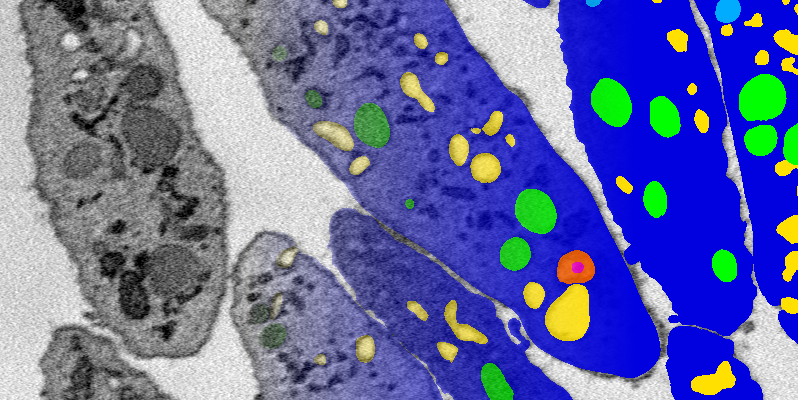
#> input picture _posts/2019/Image Extrapolation Part 1/preview-wide.png, 798 x 400 px; its folder holds 3 pictures in this run
$ jupyter execute --allow-errors image-inpainting.ipynb   (shell and % lines are left out)   (older library calls are emulated)
#> lines starting #> are read from the running program, lines starting #| are printed output that depends on the picture; after the words box and inside, x2 and y2 are one past the last pixel; in counts of white or black regions, pixels touching at a corner belong together
### _posts/2019/Image Extrapolation Part 1/util.py
import os

import matplotlib.pyplot as plt
import numpy as np

from scipy import signal


from typing import Sequence


# [15 lines left out: function tovideo, not called in this run]


def imshow(x, figsize, *args, frame=True, **kwargs):
    f, ax = plt.subplots(1, figsize=figsize)
    f.subplots_adjust(left=0, right=1, bottom=0, top=1)
    ax.imshow(x, *args, extent=(0, 1, 1, 0), **kwargs)
    ax.axis('tight')
    if frame:
        ax.get_xaxis().set_ticks([])
        ax.get_yaxis().set_ticks([])
    else:
        ax.axis('off')
    pass


def imsave(arr, name=None, **kwargs):
    # All images are saved within media/
    folder = 'media'
    if name is None:
        # If no name is supplied find the last-created PNG in media/,
        # interpret its name as a number, and add 1
        pngs = sorted([d for d in os.listdir(folder)
                      if os.path.splitext(d)[1] == '.png'],
                      key=lambda d: os.path.getmtime(
                        os.path.join(folder, d)))
        n_last_png = int(pngs[-1].split('.')[0]) if pngs else -1
        name = f'{(n_last_png+1):05}'
    filename = os.path.join('media', name)
    if filename[-4:] != '.png':
        filename += '.png'
    if os.path.dirname(filename):
       os.makedirs(os.path.dirname(filename), exist_ok=True)
    plt.imsave(filename, arr, **kwargs)
    command = f'convert {filename}' \
              f' -define png:compression-filter=2' \
              f' -define png:compression-level=6' \
              f' -define png:compression-strategy=1' \
              f' {filename}'
    os.system(command)
    pass


# [25 lines left out: function figsave, not called in this run]


def normalize(x):
    return (x - x.min()) / (x.max() - x.min())


# [29 lines left out: functions gkern, blur, not called in this run]


def sigmoid(x, c=10):
    return 1 / (1 + np.exp(-c*(x-0.5)))


# [32 lines left out: functions adjust_linear, adjust_root, adjust_sigmoid, quantize, not called in this run]

### _posts/2019/Image Extrapolation Part 1/image-inpainting.ipynb
# Image Inpainting

---

Demonstrate image inpainting using a patch from one of Eli's Balåliden photos.

[cell 1]
import matplotlib.pyplot as plt
import numpy as np

from skimage.restoration import inpaint
from skimage.transform import rescale, resize

from util import imsave, imshow

---

## Inpainting explanation

As defined by Wikipedia, [image inpainting](https://en.wikipedia.org/wiki/Inpainting) is the process of reconstructing lost or deteriorated parts of images and videos. For my purpose, inpainting algorithms attempt to replace missing information in portions of an image obscured by a mask. What follows is a basic example, adapted from [the scikit-image docs](https://scikit-image.org/docs/dev/auto_examples/filters/plot_inpaint.html):

### Load an image

Load an image from disk. We will mask portions of it and try to inpaint them.

[cell 2]
# Original, sharper image
# img = plt.imread('patch.png')

# Blurred, watercolor-like version
img = plt.imread('preview-wide.png')[..., :3]
img_mean = img.mean()
#> img_mean = 0.487

# Choose a figure size for display purposes
dpi = 84
fig_size = (img.shape[1] / dpi, img.shape[0] / dpi)
#> fig_size = (9.5, 4.76)

# Choose a resolution scale for the inpainted images. Small values will
# produce lower-resolution images, but more quickly
global_scale = 1
img_scaled = rescale(img, global_scale, anti_aliasing=True, multichannel=True)

imshow(img, fig_size)
_ = plt.title('Original image', fontsize=24)

### Create a mask

This defines the region in the image to be obscured.

[cell 3]
# Create a mask the same shape as the image
mask = np.zeros(img.shape[:-1])

# Create a bar blocking out the middle of the image
mask[150:250, 100:700] = 1

#> (the rest of this cell did not finish here and is left out)

### Apply an inpainting algorithm

For this first experiment, I use scikit-image's `skimage.restoration.inpaint_biharmonic`, which uses a so-called [biharmonic inpainting method](https://arxiv.org/abs/1707.06567) to do the job.

[cell 4]

# Downsample images to go faster
scale = global_scale
#> (the rest of this cell did not finish here and is left out)

The results are not that impressive, but that's ok. Improving the inpainting algorithm is a goal for the next stage of the project. We can turn any inpainting algorithm into an __extrapolation algorithm__.

---

## From inpainting to extrapolation

An inpainting algorithm operates on a masked image region, but nothing constrains a mask from obscuring an image border region.

### Example: Bottom border inpainted

[cell 5]
# Create a border mask

# Create a mask the same shape as the image
mask_border = np.zeros(img.shape[:-1])

# Create a bar blocking out the middle of the image
mask_border[-80:, :] = 1
imshow(mask_border, fig_size, cmap='gray')
_ = plt.title('Border mask', fontsize=24)

# Show masked image
img_masked_border = img.copy()
img_masked_border[mask_border == 1, :] = img_mean
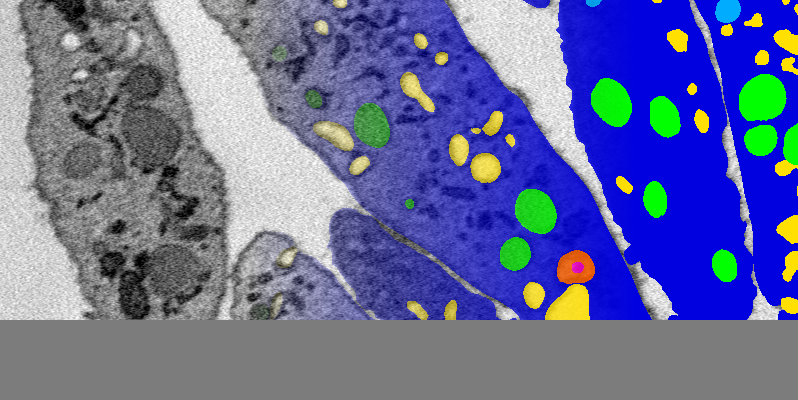
#> img_masked_border: shape (400, 798, 3) float32; mean R, G, B 0.402, 0.427, 0.607

imshow(img_masked_border, fig_size)
_ = plt.title('Masked border image', fontsize=24)

# Downsample images to go faster
scale = global_scale
if scale < 1:
    img_in = rescale(img_masked_border, scale, anti_aliasing=True, multichannel=True)
    mask_in = rescale(mask_border, scale, anti_aliasing=False)
else:
    img_in = img_masked_border
    mask_in = mask_border

# Do the inpainting
#> (the rest of this cell did not finish here and is left out)

### Example: Border extrapolated (simple)

Instead of masking out an existing part of the border, create a new image containing everything plus an additional blank region around the edges.

[cell 6]
def extrapolate_simple(image, bx, by, do_plots=False):
#> called with bx = 40, by = 40, do_plots = False
    img_new = -1 * np.ones((image.shape[0] + 2 * by,
                            image.shape[1] + 2 * bx,
                            image.shape[2]))
    img_new[by:(by + image.shape[0]),
            bx:(bx + image.shape[1]),
            ...] = image
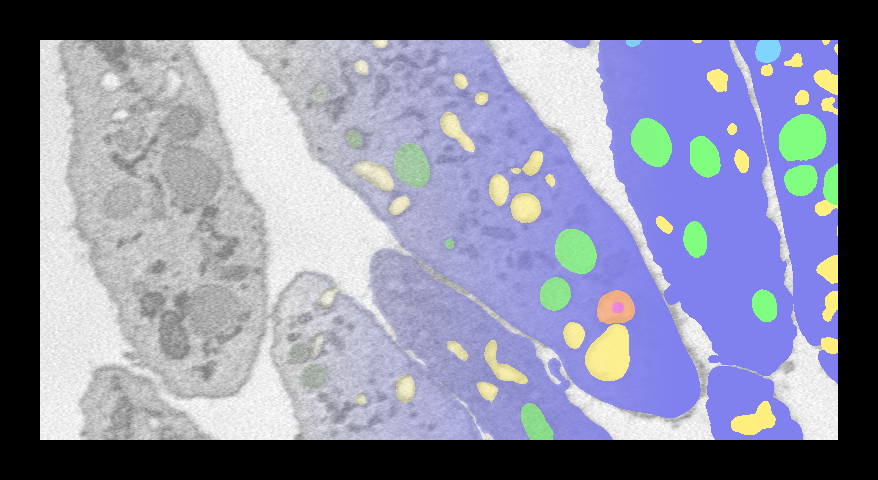
#> img_new: shape (480, 878, 3) float64; mean R, G, B 0.0578, 0.0773, 0.245; drawn with min black and max white

    fig_size_new = (img_new.shape[1] / (dpi * global_scale),
                    img_new.shape[0] / (dpi * global_scale))
#> fig_size_new = (10.45, 5.71)

    mask_new = img_new[..., 0] == -1
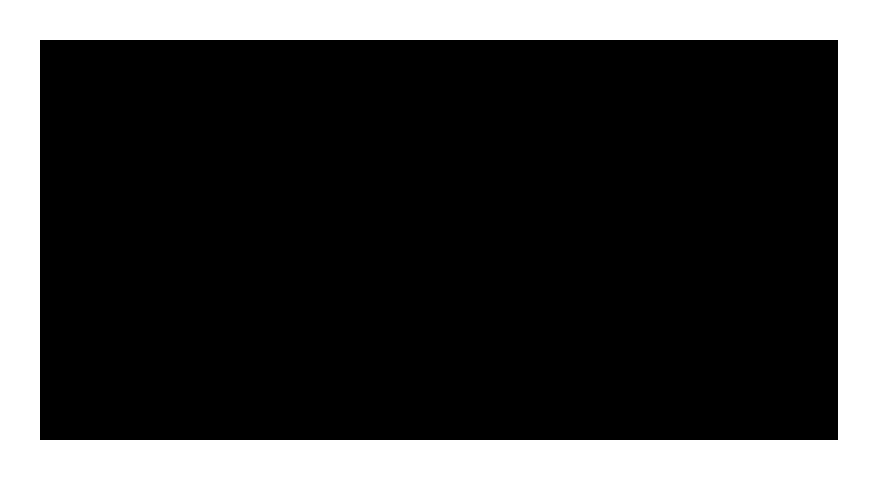
#> mask_new: shape (480, 878) bool; 24.3% white; 1 white region, box (x1, y1, x2, y2) and area: (0, 0, 878, 480) 102240

    if do_plots:
        imshow(mask_new, fig_size_new, cmap='gray')
        _ = plt.title('Extended border mask', fontsize=24)

    img_new[img_new == -1] = 1
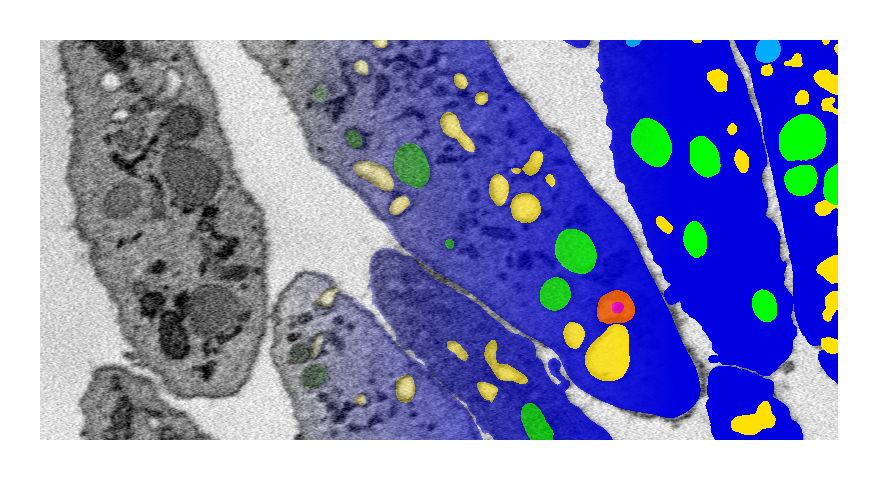
#> img_new: shape (480, 878, 3) float64; mean R, G, B 0.543, 0.562, 0.73

    if do_plots:
        imshow(img_new, fig_size_new)
        _ = plt.title('Image with extended border mask', fontsize=24)

    # Do the inpainting
    img_extrapolated_border = inpaint.inpaint_biharmonic(img_new, mask_new, multichannel=True)

    if do_plots:
        imshow(img_extrapolated_border, fig_size_new)
        _ = plt.title('Image, border extrapolated', fontsize=24)

    return img_extrapolated_border


# img_extrapolated_border = extrapolate_simple(img_scaled, 25, 25, do_plots=True)
# imsave(img_extrapolated_border)
